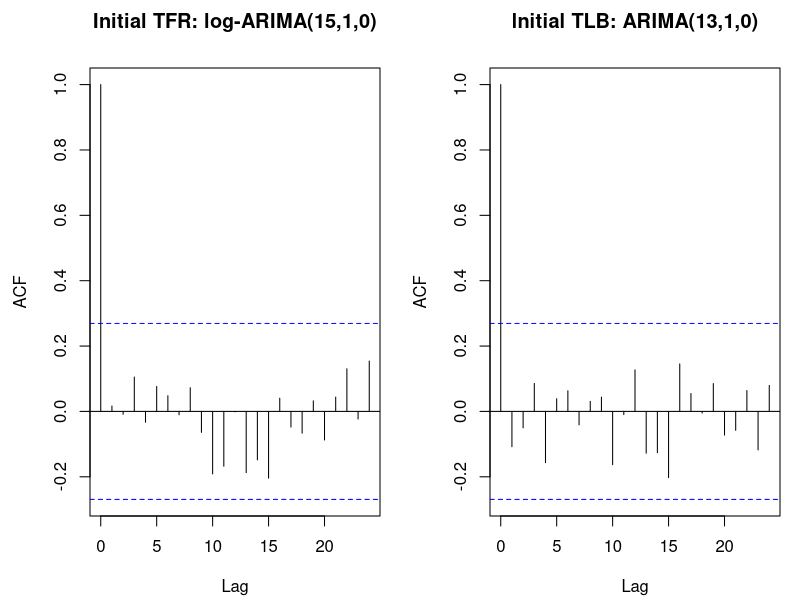
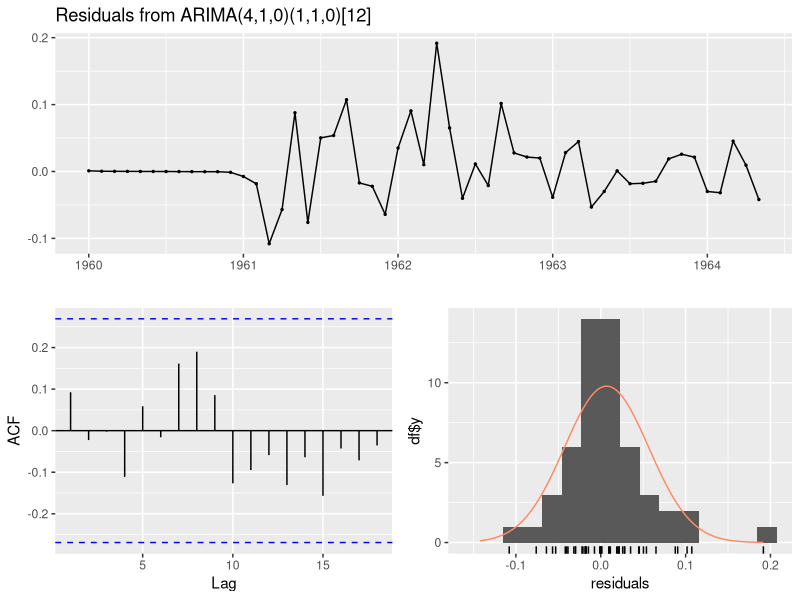
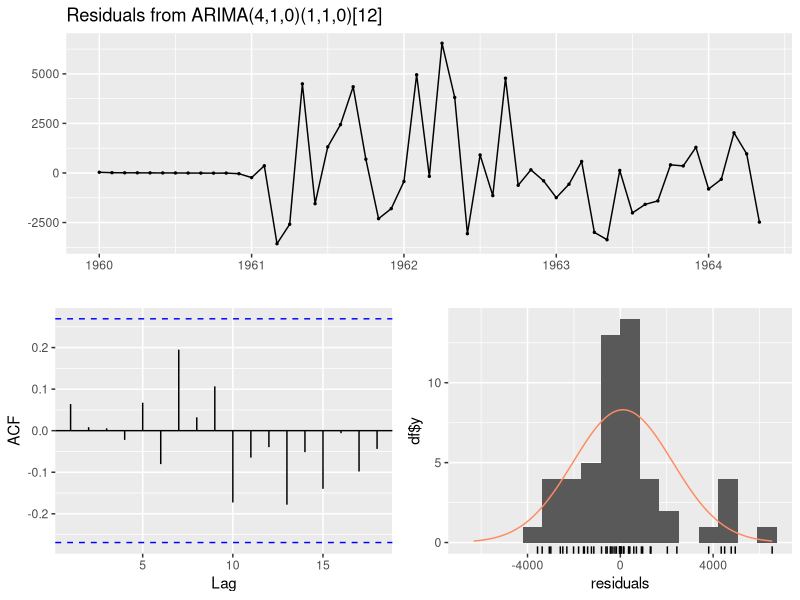
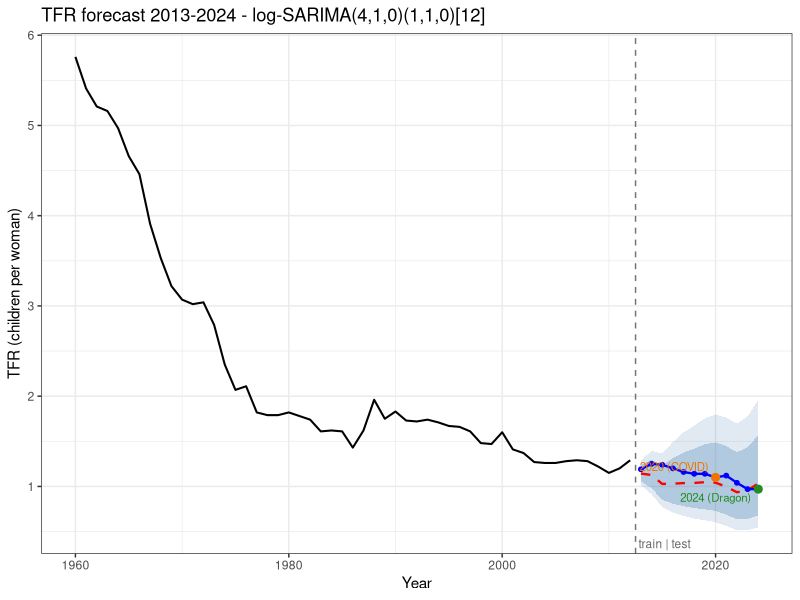
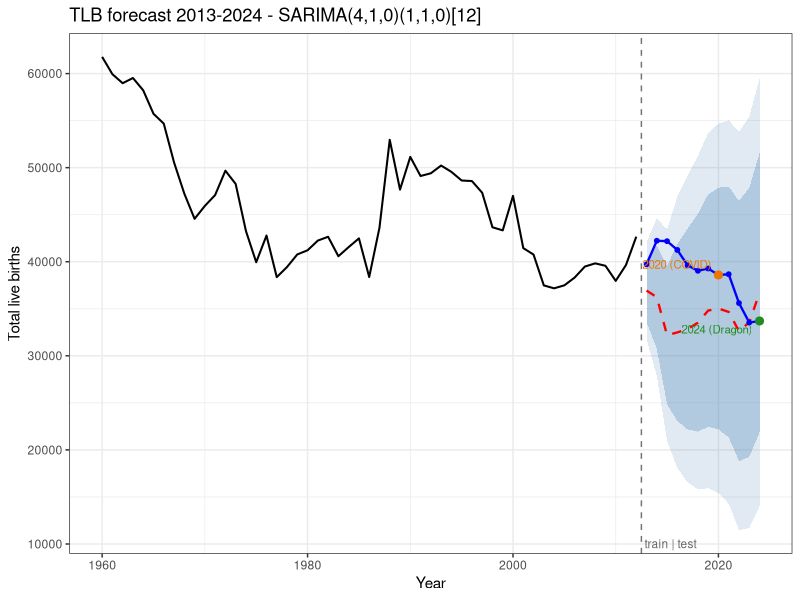

The R script that drew these images, in order:
# =============================================================================
# REPORT FIGURES + NUMBERS for the INITIAL->IMPROVED revision of
# final_report_revised.md.
#   Initial (clunky, high-order, non-seasonal): TFR log-ARIMA(15,1,0); TLB ARIMA(13,1,0)
#   Improved (parsimonious SARIMA, seasonal difference): both SARIMA(4,1,0)(1,1,0)[12]
# Re-uses the report figure filenames so existing image links keep working:
#   Fig 3 fr2_fig3_initial_resid_acf | Fig 4 fr2_fig4_resid_tfr |
#   Fig 5 fr2_fig5_resid_tlb | Fig 6 fr2_fig6_forecast_tfr | Fig 7 fr2_fig7_forecast_tlb
# Prints every number quoted in the report. Train 1960-2012 | test 2013-2024.
# =============================================================================
suppressPackageStartupMessages({ library(forecast); library(tseries); library(ggplot2) })
options(stringsAsFactors = FALSE, scipen = 999); set.seed(42)
dir.create("figures", showWarnings = FALSE)
rule <- function(s) cat("\n====", s, "====\n")

data  <- read.csv("cleaned_tlb_tfr_1960_2024.csv")
train <- subset(data, Year <= 2012); test <- subset(data, Year >= 2013)
ty <- test$Year; tyr <- train$Year
tfr_t1  <- ts(train$TFR, start = 1960, frequency = 1)
tlb_t1  <- ts(train$TLB, start = 1960, frequency = 1)
tfr_s12 <- ts(train$TFR, start = 1960, frequency = 12)
tlb_s12 <- ts(train$TLB, start = 1960, frequency = 12)
tfr_test <- test$TFR; tlb_test <- test$TLB

# ---- fits --------------------------------------------------------------------
tfr_init <- Arima(tfr_t1,  c(15,1,0),                               lambda = 0, method = "ML")
tfr_impr <- Arima(tfr_s12, c(4,1,0), list(order=c(1,1,0),period=12),lambda = 0, method = "ML")
tlb_init <- Arima(tlb_t1,  c(13,1,0),                                          method = "ML")
tlb_impr <- Arima(tlb_s12, c(4,1,0), list(order=c(1,1,0),period=12),           method = "ML")

# ---- numbers helper ----------------------------------------------------------
report_num <- function(fit, test, lab, expo=FALSE) {
  np <- length(fit$coef); se <- sqrt(diag(fit$var.coef)); tt <- coef(fit)/se
  png(tempfile(fileext=".png")); cr <- suppressWarnings(checkresiduals(fit, plot=FALSE)); dev.off()
  fc <- forecast(fit, h=length(test), biasadj=FALSE); m <- as.numeric(fc$mean)
  e  <- as.numeric(test) - m
  mse <- mean(e^2); mae <- mean(abs(e)); mape <- mean(abs(e/as.numeric(test)))*100
  rule(lab)
  print(round(rbind(coef=coef(fit), se=se, t=tt), 3))
  cat(sprintf("npar=%d  AIC=%.2f  BIC=%.2f  loglik=%.2f  sigma2=%.6g  sigma=%.4g\n",
              np, AIC(fit), BIC(fit), logLik(fit), fit$sigma2, sqrt(fit$sigma2)))
  cat(sprintf("Ljung-Box: Q*=%.2f  df=%d  p=%.4f\n", unname(cr$statistic), cr$parameter, cr$p.value))
  cat(sprintf("test MSE=%.6g  MAE=%.4g  MAPE=%.2f%%  | largest |err|=%.4g in %d | min95low=%.4f\n",
              mse, mae, mape, max(abs(e)), ty[which.max(abs(e))], min(as.numeric(fc$lower[,2]))))
  cat("forecast mean:", paste(round(m, ifelse(expo,3,0)), collapse=", "), "\n")
  invisible(list(fit=fit, fc=fc, mse=mse, mae=mae, mape=mape))
}
R1 <- report_num(tfr_init, tfr_test, "TFR INITIAL log-ARIMA(15,1,0)", expo=TRUE)
R2 <- report_num(tfr_impr, tfr_test, "TFR IMPROVED log-SARIMA(4,1,0)(1,1,0)[12]", expo=TRUE)
R3 <- report_num(tlb_init, tlb_test, "TLB INITIAL ARIMA(13,1,0)")
R4 <- report_num(tlb_impr, tlb_test, "TLB IMPROVED SARIMA(4,1,0)(1,1,0)[12]")

# significant-lag count for initials
sigc <- function(fit){ tt<-coef(fit)/sqrt(diag(fit$var.coef)); sprintf("%d/%d sig: %s",
        sum(abs(tt)>1.96), length(tt), paste(names(tt)[abs(tt)>1.96],collapse=",")) }
rule("significant coefficients (initials)")
cat("TFR log-ARIMA(15,1,0):", sigc(tfr_init), "\n")
cat("TLB ARIMA(13,1,0)    :", sigc(tlb_init), "\n")

# =============================================================================
# FIG 3 — residual ACF of the two INITIAL high-order ARIMA models (clean band,
#         formal LB marginal). 2 panels.
# =============================================================================
png("figures/fr2_fig3_initial_resid_acf.png", width = 1180, height = 470, res = 130, bg = "white")
par(mfrow = c(1,2), mar = c(4.2,4.5,3.4,1))
r1 <- as.numeric(residuals(tfr_init)); r3 <- as.numeric(residuals(tlb_init))
acf(r1[is.finite(r1)], lag.max = 24, main = "Initial TFR: log-ARIMA(15,1,0)")
acf(r3[is.finite(r3)], lag.max = 24, main = "Initial TLB: ARIMA(13,1,0)")
dev.off(); cat("\nwrote figures/fr2_fig3_initial_resid_acf.png\n")

# =============================================================================
# FIG 4 & 5 — checkresiduals 4-panel for the IMPROVED models
# =============================================================================
png("figures/fr2_fig4_resid_tfr.png", width = 980, height = 720, res = 120, bg = "white")
suppressWarnings(checkresiduals(tfr_impr)); dev.off(); cat("wrote figures/fr2_fig4_resid_tfr.png\n")
png("figures/fr2_fig5_resid_tlb.png", width = 980, height = 720, res = 120, bg = "white")
suppressWarnings(checkresiduals(tlb_impr)); dev.off(); cat("wrote figures/fr2_fig5_resid_tlb.png\n")

# =============================================================================
# FIG 6 & 7 — forecasts (ggplot; back-transform automatic for TFR via lambda)
# =============================================================================
fc_gg <- function(fit, hist_vals, obs, title, ylab, fname, dragon2024=TRUE) {
  fc <- forecast(fit, h = length(obs), biasadj = FALSE)
  hist_df <- data.frame(Year = tyr, Value = as.numeric(hist_vals))
  fc_df <- data.frame(Year = ty, Mean = as.numeric(fc$mean),
                      Lo80 = as.numeric(fc$lower[,1]), Hi80 = as.numeric(fc$upper[,1]),
                      Lo95 = as.numeric(fc$lower[,2]), Hi95 = as.numeric(fc$upper[,2]),
                      Actual = as.numeric(obs))
  p <- ggplot() +
    geom_ribbon(data=fc_df, aes(Year, ymin=Lo95, ymax=Hi95), fill="steelblue", alpha=0.16) +
    geom_ribbon(data=fc_df, aes(Year, ymin=Lo80, ymax=Hi80), fill="steelblue", alpha=0.30) +
    geom_line(data=hist_df, aes(Year, Value), colour="black", linewidth=0.7) +
    geom_line(data=fc_df, aes(Year, Mean), colour="red", linetype="dashed", linewidth=0.8) +
    geom_line(data=fc_df, aes(Year, Actual), colour="blue", linewidth=0.8) +
    geom_point(data=fc_df, aes(Year, Actual), colour="blue", size=1.3) +
    geom_vline(xintercept=2012.5, linetype="dashed", colour="grey45") +
    annotate("text", x=2012.5, y=-Inf, label=" train | test", hjust=0, vjust=-0.6, colour="grey40", size=3) +
    annotate("point", x=2020, y=fc_df$Actual[fc_df$Year==2020], colour="darkorange2", size=2.4) +
    annotate("text", x=2020, y=fc_df$Actual[fc_df$Year==2020], label="2020 (COVID)",
             colour="darkorange2", size=2.9, hjust=1.1, vjust=-0.7) +
    labs(title=title, x="Year", y=ylab) + theme_bw()
  if (dragon2024)
    p <- p + annotate("point", x=2024, y=fc_df$Actual[fc_df$Year==2024], colour="forestgreen", size=2.4) +
             annotate("text", x=2024, y=fc_df$Actual[fc_df$Year==2024], label="2024 (Dragon)",
                      colour="forestgreen", size=2.9, hjust=1.1, vjust=1.4)
  ggsave(fname, p, width=9, height=5, dpi=130)
  cat("wrote", fname, "\n")
}
fc_gg(tfr_impr, train$TFR, tfr_test, "TFR forecast 2013-2024 - log-SARIMA(4,1,0)(1,1,0)[12]",
      "TFR (children per woman)", "figures/fr2_fig6_forecast_tfr.png")
fc_gg(tlb_impr, train$TLB, tlb_test, "TLB forecast 2013-2024 - SARIMA(4,1,0)(1,1,0)[12]",
      "Total live births", "figures/fr2_fig7_forecast_tlb.png")

cat("\nDONE\n")
